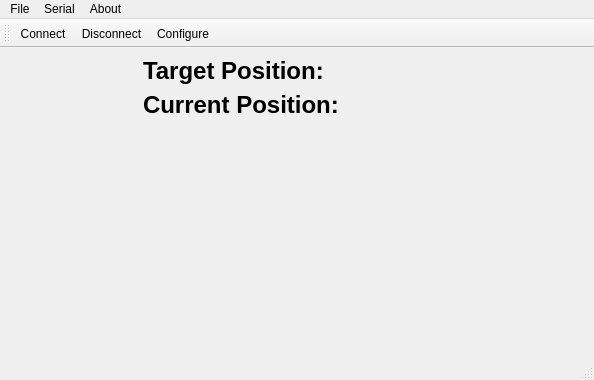
<?xml version="1.0" encoding="UTF-8"?>
<ui version="4.0">
 <class>VRMainWindow</class>
 <widget class="QMainWindow" name="VRMainWindow">
  <property name="geometry">
   <rect>
    <x>0</x>
    <y>0</y>
    <width>594</width>
    <height>380</height>
   </rect>
  </property>
  <property name="windowTitle">
   <string>Virtual Robot</string>
  </property>
  <property name="windowIcon">
   <iconset resource="VirtualRobot.qrc">
    <normaloff>:/icon/icon.png</normaloff>:/icon/icon.png</iconset>
  </property>
  <widget class="QWidget" name="centralwidget">
   <property name="font">
    <font>
     <pointsize>18</pointsize>
     <weight>75</weight>
     <bold>true</bold>
    </font>
   </property>
   <layout class="QHBoxLayout" name="horizontalLayout" stretch="0,1">
    <item>
     <layout class="QVBoxLayout" name="verticalLayout" stretch="0,1">
      <item>
       <widget class="QLabel" name="label_icon">
        <property name="minimumSize">
         <size>
          <width>128</width>
          <height>128</height>
         </size>
        </property>
        <property name="maximumSize">
         <size>
          <width>128</width>
          <height>128</height>
         </size>
        </property>
        <property name="text">
         <string/>
        </property>
        <property name="pixmap">
         <pixmap resource="VirtualRobot.qrc">:/icon/robot.png</pixmap>
        </property>
        <property name="scaledContents">
         <bool>true</bool>
        </property>
       </widget>
      </item>
      <item>
       <spacer name="verticalSpacer">
        <property name="orientation">
         <enum>Qt::Vertical</enum>
        </property>
        <property name="sizeHint" stdset="0">
         <size>
          <width>20</width>
          <height>40</height>
         </size>
        </property>
       </spacer>
      </item>
     </layout>
    </item>
    <item>
     <layout class="QFormLayout" name="formLayout">
      <item row="0" column="0">
       <widget class="QLabel" name="label">
        <property name="text">
         <string>Target Position:</string>
        </property>
       </widget>
      </item>
      <item row="0" column="1">
       <widget class="QLabel" name="label_target">
        <property name="text">
         <string/>
        </property>
       </widget>
      </item>
      <item row="1" column="0">
       <widget class="QLabel" name="label_2">
        <property name="text">
         <string>Current Position:</string>
        </property>
       </widget>
      </item>
      <item row="1" column="1">
       <widget class="QLabel" name="label_current">
        <property name="text">
         <string/>
        </property>
       </widget>
      </item>
     </layout>
    </item>
   </layout>
  </widget>
  <widget class="QMenuBar" name="menubar">
   <property name="geometry">
    <rect>
     <x>0</x>
     <y>0</y>
     <width>594</width>
     <height>30</height>
    </rect>
   </property>
   <widget class="QMenu" name="menuFile">
    <property name="title">
     <string>File</string>
    </property>
    <addaction name="actionQuit"/>
   </widget>
   <widget class="QMenu" name="menuSerial">
    <property name="title">
     <string>Serial</string>
    </property>
    <addaction name="actionConnect"/>
    <addaction name="actionDisconnect"/>
    <addaction name="separator"/>
    <addaction name="actionConfigure"/>
   </widget>
   <widget class="QMenu" name="menuAbout">
    <property name="title">
     <string>About</string>
    </property>
    <addaction name="actionAbout"/>
    <addaction name="actionAbout_Qt"/>
   </widget>
   <addaction name="menuFile"/>
   <addaction name="menuSerial"/>
   <addaction name="menuAbout"/>
  </widget>
  <widget class="QStatusBar" name="statusbar"/>
  <widget class="QToolBar" name="mainToolBar">
   <attribute name="toolBarArea">
    <enum>TopToolBarArea</enum>
   </attribute>
   <attribute name="toolBarBreak">
    <bool>false</bool>
   </attribute>
   <addaction name="actionConnect"/>
   <addaction name="actionDisconnect"/>
   <addaction name="actionConfigure"/>
  </widget>
  <action name="actionConnect">
   <property name="icon">
    <iconset resource="VirtualRobot.qrc">
     <normaloff>:/icon/connect.png</normaloff>:/icon/connect.png</iconset>
   </property>
   <property name="text">
    <string>Connect</string>
   </property>
   <property name="shortcut">
    <string>Ctrl+O</string>
   </property>
  </action>
  <action name="actionDisconnect">
   <property name="icon">
    <iconset resource="VirtualRobot.qrc">
     <normaloff>:/icon/disconnect.png</normaloff>:/icon/disconnect.png</iconset>
   </property>
   <property name="text">
    <string>Disconnect</string>
   </property>
   <property name="shortcut">
    <string>Ctrl+D</string>
   </property>
  </action>
  <action name="actionQuit">
   <property name="icon">
    <iconset resource="VirtualRobot.qrc">
     <normaloff>:/icon/application-exit.png</normaloff>:/icon/application-exit.png</iconset>
   </property>
   <property name="text">
    <string>Quit</string>
   </property>
   <property name="shortcut">
    <string>Ctrl+Q</string>
   </property>
  </action>
  <action name="actionConfigure">
   <property name="icon">
    <iconset resource="VirtualRobot.qrc">
     <normaloff>:/icon/settings.png</normaloff>:/icon/settings.png</iconset>
   </property>
   <property name="text">
    <string>Configure</string>
   </property>
   <property name="shortcut">
    <string>Alt+C</string>
   </property>
  </action>
  <action name="actionAbout">
   <property name="text">
    <string>About</string>
   </property>
   <property name="shortcut">
    <string>Alt+A</string>
   </property>
  </action>
  <action name="actionAbout_Qt">
   <property name="text">
    <string>About Qt</string>
   </property>
  </action>
  <action name="actionOpen_Map">
   <property name="text">
    <string>Open Map</string>
   </property>
  </action>
 </widget>
 <resources>
  <include location="VirtualRobot.qrc"/>
  <include location="../../../.designer/backup/VirtualRobot.qrc"/>
 </resources>
 <connections/>
</ui>
